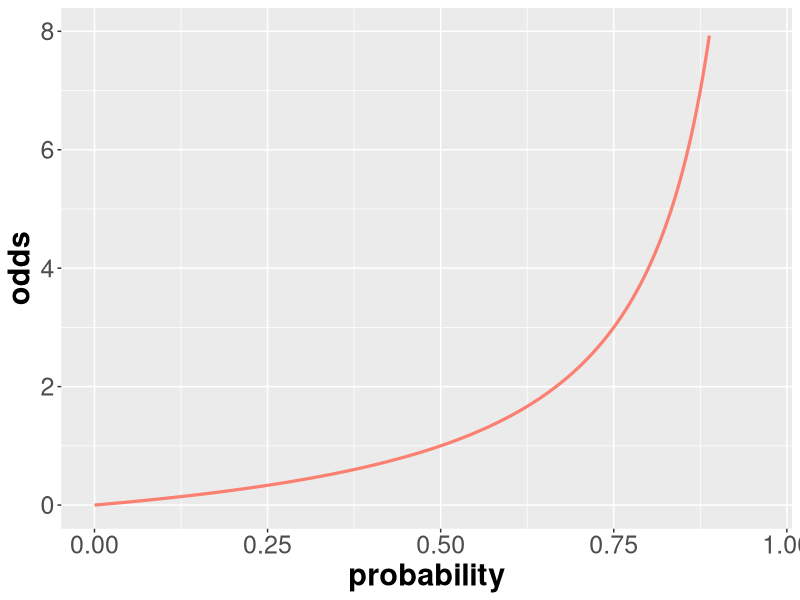
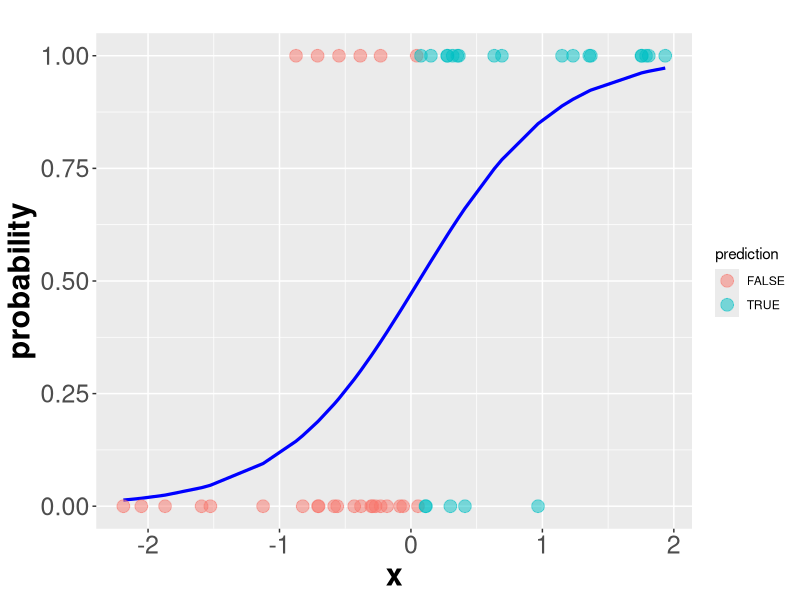
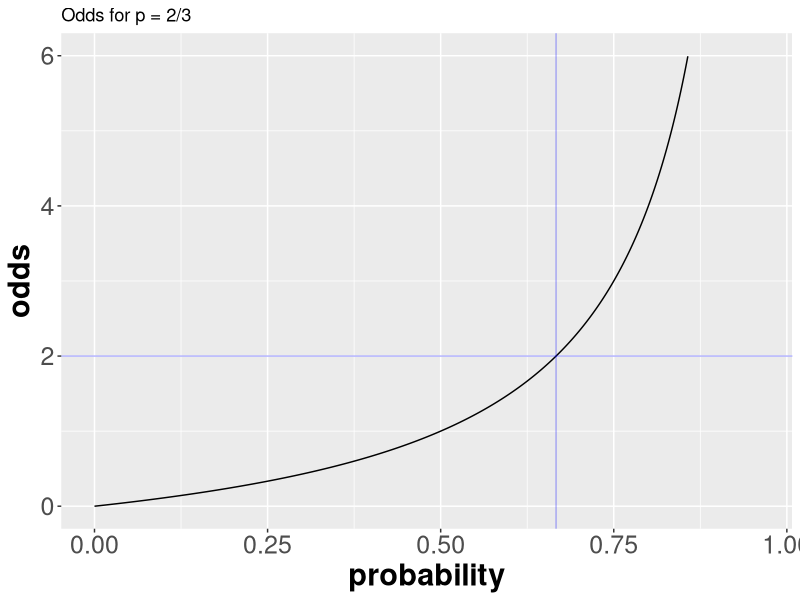
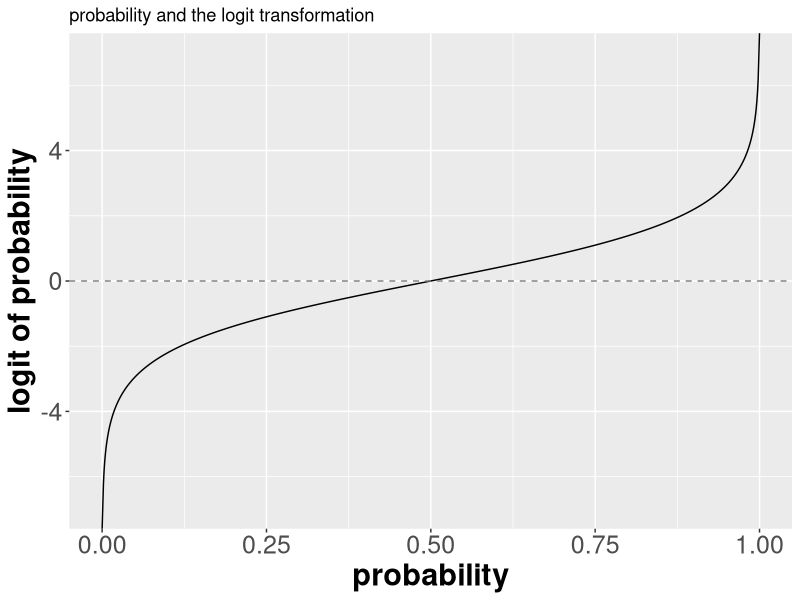
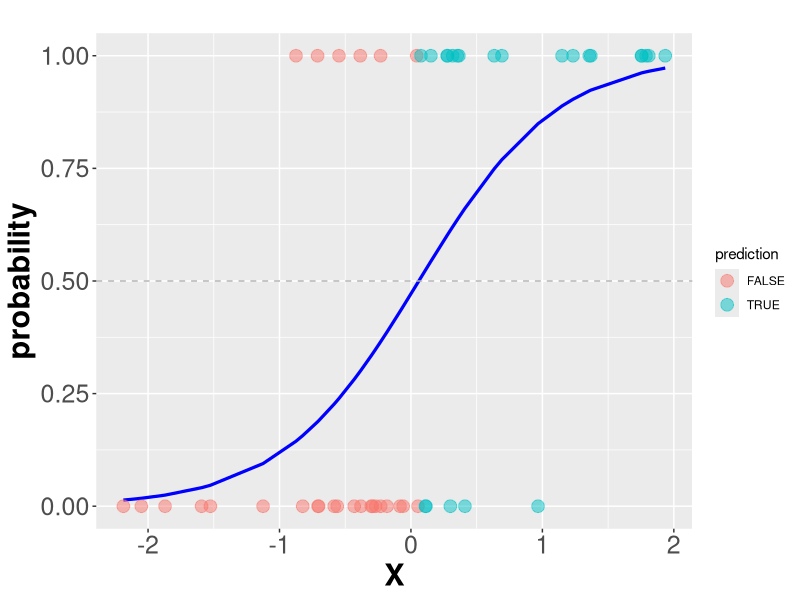

Source code (R) for these figures, in order: (Note: this script raises an error after producing the figures.)
## ---- chunk 1
# setup
knitr::opts_chunk$set(echo = F, comment = NA)
mytheme <- function(axt_text = 18, axt_title = 22 ) {
  ggplot2::theme(axis.text=element_text(size = axt_text),
        axis.title=element_text(size = axt_title, face="bold"))
}
## ---- chunk 2
options(warn = -1)
p <- seq(0,0.96,by=0.001)
df <- data.frame(p = p, odds = p / (1-p))
library(ggplot2)
g <- ggplot(df, aes(x = p, y = odds)) + geom_line(col = "salmon", size = 1.1)
g + mytheme() + xlab("probability") + ylim(c(0, 8))
## ---- chunk 3
set.seed(333)
n <- 50
x <- rnorm(n)
p <- 1 / (1 + exp(-2*x))
y <- rbinom(n, 1, p)
m <- glm(y~x, family = "binomial")
df <- data.frame(x = x, y = y, p = predict(m, type = "response"))
df <- df[order(df$x),]
df$prediction <- df$p > 0.5
library(ggplot2)
q <- ggplot(df, aes(x = x, y = p, col = prediction))
q <- q + geom_line(color = "blue", size = 1.1)
q <- q + geom_point(aes(y = y), size = 4, alpha = 0.5)
q + ggtitle("") + mytheme() + ylab("probability")
## ---- chunk 4
options(warn = -1)
p <- seq(0,0.96, by=0.001)
odds <- p / (1-p)
library(ggplot2)
q <- qplot(p, odds, ylim = c(0, 6), geom = "line")
q <- q + ggtitle("Odds for p = 2/3")
q <- q + geom_vline(xintercept = 2/3, col = "blue", alpha = 0.3)
q <- q + geom_hline(yintercept = 2, col = "blue", alpha = 0.3)
q + mytheme() + xlab("probability")
## ---- chunk 5
p <- seq(0, 1, by = 0.001)
log_odds <- log(p/(1-p))
q <- qplot(p, log_odds, geom = "line")
q <- q + geom_hline(yintercept = 0, col = "grey50", lty = 2)
q + mytheme() + ggtitle("probability and the logit transformation") + xlab("probability") + ylab("logit of probability")
## ---- chunk 6
set.seed(333)
n <- 50
x <- rnorm(n)
p <- 1 / (1 + exp(-2*x))
y <- rbinom(n, 1, p)
m <- glm(y ~ x, family = "binomial")
df <- data.frame(x = x, y = y, p = predict(m, type = "response"))
df <- df[order(df$x),]
df$prediction <- df$p > 0.5

library(ggplot2)
q <- ggplot(df, aes(x = x, y = p, col = prediction))
q <- q + geom_line(color = "blue", size = 1.1)
q <- q + geom_point(aes(y = y), size = 4, alpha = 0.5)
q <- q + geom_hline(yintercept = 0.5, col = "grey70", lty = 2) 
q + ggtitle("") + mytheme() + ylab("probability") + xlab("X")
## ---- chunk 7
X <- c("1" = 10, "0" = 15)
X_ <- c("1" = 16, "0" = 4)
d <- data.frame(X, X_)
d$total <- rowSums(d)
kable(rbind(d, "total" = colSums(d)))
